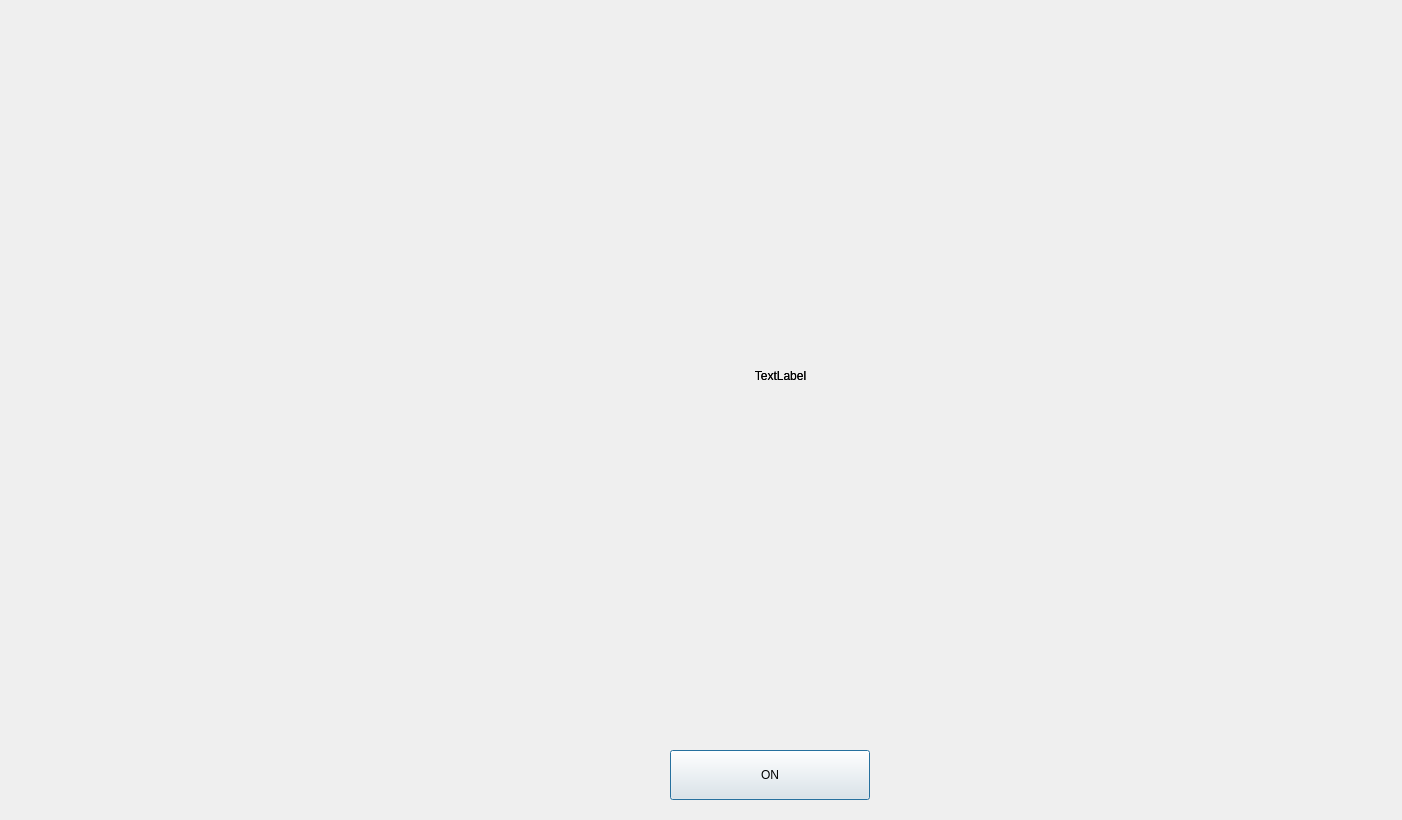
<?xml version="1.0" encoding="UTF-8"?>
<ui version="4.0">
 <class>Dialog</class>
 <widget class="QDialog" name="Dialog">
  <property name="geometry">
   <rect>
    <x>0</x>
    <y>0</y>
    <width>1402</width>
    <height>820</height>
   </rect>
  </property>
  <property name="windowTitle">
   <string>Dialog</string>
  </property>
  <widget class="QLabel" name="label_test">
   <property name="geometry">
    <rect>
     <x>190</x>
     <y>30</y>
     <width>1181</width>
     <height>691</height>
    </rect>
   </property>
   <property name="text">
    <string>TextLabel</string>
   </property>
   <property name="alignment">
    <set>Qt::AlignCenter</set>
   </property>
  </widget>
  <widget class="QLabel" name="right_light">
   <property name="geometry">
    <rect>
     <x>190</x>
     <y>30</y>
     <width>1181</width>
     <height>691</height>
    </rect>
   </property>
   <property name="text">
    <string>TextLabel</string>
   </property>
   <property name="alignment">
    <set>Qt::AlignCenter</set>
   </property>
  </widget>
  <widget class="QPushButton" name="Button_test">
   <property name="geometry">
    <rect>
     <x>670</x>
     <y>750</y>
     <width>200</width>
     <height>50</height>
    </rect>
   </property>
   <property name="text">
    <string>ON</string>
   </property>
   <property name="iconSize">
    <size>
     <width>30</width>
     <height>30</height>
    </size>
   </property>
  </widget>
 </widget>
 <resources/>
 <connections/>
</ui>
